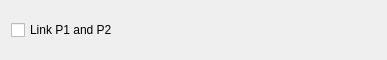
<?xml version="1.0" encoding="UTF-8"?>
<ui version="4.0">
 <class>UnifiedCheckBox</class>
 <widget class="QWidget" name="UnifiedCheckBox">
  <property name="geometry">
   <rect>
    <x>0</x>
    <y>0</y>
    <width>387</width>
    <height>60</height>
   </rect>
  </property>
  <property name="windowTitle">
   <string>Form</string>
  </property>
  <layout class="QHBoxLayout" name="horizontalLayout_2">
   <item>
    <layout class="QHBoxLayout" name="horizontalLayout">
     <item>
      <widget class="QCheckBox" name="unificationCheckBox">
       <property name="text">
        <string>Link P1 and P2</string>
       </property>
      </widget>
     </item>
    </layout>
   </item>
  </layout>
 </widget>
 <resources/>
 <connections/>
</ui>
